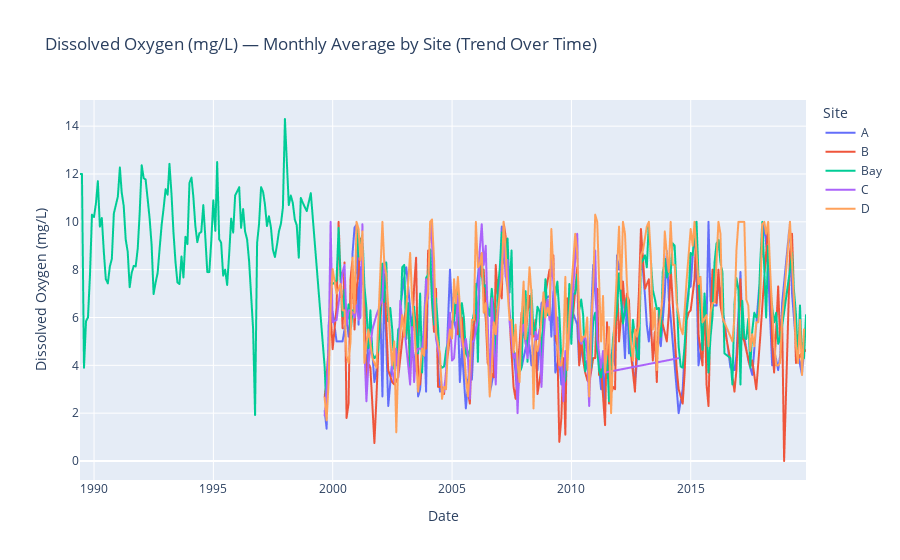

Write notebook code for a chart like this one.
### Code cell
# look at Dissolved Oxygen trend over time (monthly avg makes it smoother)
temp1 = df.dropna(subset=["Read_Date", "Site_Id", "Dissolved_Oxygen_mg/L"]).copy()

# group by site + month, then average
monthly = (
    temp1
    .groupby(["Site_Id", pd.Grouper(key="Read_Date", freq="M")])["Dissolved_Oxygen_mg/L"]
    .mean()
    .reset_index()
    .rename(columns={"Dissolved_Oxygen_mg/L": "DO_mgL"})
)

# line chart, different color for each site
fig = px.line(
    monthly,
    x="Read_Date",
    y="DO_mgL",
    color="Site_Id",
    title="Dissolved Oxygen (mg/L) — Monthly Average by Site (Trend Over Time)",
    labels={"Read_Date": "Date", "DO_mgL": "Dissolved Oxygen (mg/L)", "Site_Id": "Site"}
)
fig.update_layout(height=450)
fig.show()

### Figure 1 — Plotly figure (JSON) as saved in the notebook; plotly's stock layout.template omitted (floating-point values rounded to 4 significant figures; data arrays with more than 128 entries replaced by an {"elided": "..."} marker saying what was removed)
{"data": [{"hovertemplate": "Site=A<br>Date=%{x}<br>Dissolved Oxygen (mg/L)=%{y}<extra></extra>", "legendgroup": "A", "line": {"color": "#636efa", "dash": "solid"}, "marker": {"symbol": "circle"}, "mode": "lines", "name": "A", "showlegend": true, "type": "scattergl", "x": {"elided": "176 str values"}, "xaxis": "x", "y": {"elided": "176 float values"}, "yaxis": "y"}, {"hovertemplate": "Site=B<br>Date=%{x}<br>Dissolved Oxygen (mg/L)=%{y}<extra></extra>", "legendgroup": "B", "line": {"color": "#EF553B", "dash": "solid"}, "marker": {"symbol": "circle"}, "mode": "lines", "name": "B", "showlegend": true, "type": "scattergl", "x": {"elided": "186 str values"}, "xaxis": "x", "y": {"elided": "186 float values"}, "yaxis": "y"}, {"hovertemplate": "Site=Bay<br>Date=%{x}<br>Dissolved Oxygen (mg/L)=%{y}<extra></extra>", "legendgroup": "Bay", "line": {"color": "#00cc96", "dash": "solid"}, "marker": {"symbol": "circle"}, "mode": "lines", "name": "Bay", "showlegend": true, "type": "scattergl", "x": {"elided": "348 str values"}, "xaxis": "x", "y": {"elided": "348 float values"}, "yaxis": "y"}, {"hovertemplate": "Site=C<br>Date=%{x}<br>Dissolved Oxygen (mg/L)=%{y}<extra></extra>", "legendgroup": "C", "line": {"color": "#ab63fa", "dash": "solid"}, "marker": {"symbol": "circle"}, "mode": "lines", "name": "C", "showlegend": true, "type": "scattergl", "x": ["1999-08-31T00:00:00", "1999-09-30T00:00:00", "1999-10-31T00:00:00", "1999-11-30T00:00:00", "1999-12-31T00:00:00", "2000-02-29T00:00:00", "2000-05-31T00:00:00", "2000-06-30T00:00:00", "2000-07-31T00:00:00", "2000-08-31T00:00:00", "2000-09-30T00:00:00", "2000-10-31T00:00:00", "2000-11-30T00:00:00", "2000-12-31T00:00:00", "2001-01-31T00:00:00", "2001-02-28T00:00:00", "2001-03-31T00:00:00", "2001-04-30T00:00:00", "2001-05-31T00:00:00", "2001-06-30T00:00:00", "2001-08-31T00:00:00", "2001-10-31T00:00:00", "2002-01-31T00:00:00", "2002-02-28T00:00:00", "2002-03-31T00:00:00", "2002-05-31T00:00:00", "2002-06-30T00:00:00", "2002-07-31T00:00:00", "2002-08-31T00:00:00", "2002-09-30T00:00:00", "2002-10-31T00:00:00", "2002-11-30T00:00:00", "2002-12-31T00:00:00", "2003-03-31T00:00:00", "2003-04-30T00:00:00", "2003-05-31T00:00:00", "2003-06-30T00:00:00", "2003-07-31T00:00:00", "2003-09-30T00:00:00", "2003-10-31T00:00:00", "2003-11-30T00:00:00", "2003-12-31T00:00:00", "2004-01-31T00:00:00", "2004-02-29T00:00:00", "2004-03-31T00:00:00", "2004-04-30T00:00:00", "2004-06-30T00:00:00", "2004-07-31T00:00:00", "2004-08-31T00:00:00", "2004-09-30T00:00:00", "2004-10-31T00:00:00", "2004-11-30T00:00:00", "2004-12-31T00:00:00", "2005-01-31T00:00:00", "2005-02-28T00:00:00", "2005-03-31T00:00:00", "2005-05-31T00:00:00", "2005-06-30T00:00:00", "2005-07-31T00:00:00", "2005-08-31T00:00:00", "2005-09-30T00:00:00", "2005-10-31T00:00:00", "2005-11-30T00:00:00", "2006-01-31T00:00:00", "2006-02-28T00:00:00", "2006-03-31T00:00:00", "2006-04-30T00:00:00", "2006-05-31T00:00:00", "2006-07-31T00:00:00", "2006-08-31T00:00:00", "2006-09-30T00:00:00", "2006-10-31T00:00:00", "2006-11-30T00:00:00", "2007-02-28T00:00:00", "2007-03-31T00:00:00", "2007-04-30T00:00:00", "2007-05-31T00:00:00", "2007-06-30T00:00:00", "2007-07-31T00:00:00", "2007-08-31T00:00:00", "2007-09-30T00:00:00", "2007-10-31T00:00:00", "2007-11-30T00:00:00", "2007-12-31T00:00:00", "2008-02-29T00:00:00", "2008-03-31T00:00:00", "2008-04-30T00:00:00", "2008-05-31T00:00:00", "2008-06-30T00:00:00", "2008-07-31T00:00:00", "2008-08-31T00:00:00", "2008-09-30T00:00:00", "2008-10-31T00:00:00", "2008-11-30T00:00:00", "2008-12-31T00:00:00", "2009-01-31T00:00:00", "2009-02-28T00:00:00", "2009-03-31T00:00:00", "2009-04-30T00:00:00", "2009-05-31T00:00:00", "2009-06-30T00:00:00", "2009-07-31T00:00:00", "2009-08-31T00:00:00", "2009-09-30T00:00:00", "2009-10-31T00:00:00", "2009-11-30T00:00:00", "2009-12-31T00:00:00", "2010-03-31T00:00:00", "2010-04-30T00:00:00", "2010-05-31T00:00:00", "2010-06-30T00:00:00", "2010-07-31T00:00:00", "2010-08-31T00:00:00", "2010-09-30T00:00:00", "2010-11-30T00:00:00", "2010-12-31T00:00:00", "2011-01-31T00:00:00", "2011-03-31T00:00:00", "2011-04-30T00:00:00", "2011-05-31T00:00:00", "2014-06-30T00:00:00"], "xaxis": "x", "y": [1.9, 3.05, 4.6, 10, 5.8, 5.9, 7.9, 8.2, 5.7, 6.3, 6.3, 6.2, 6, 6.5, 5.9, 6, 9.9, 4.8, 2.5, 4, 5.5, 6.1, 6.8, 8.4, 7.7, 5.15, 3.8, 3.3, 4.7, 3.5, 6.7, 5.8, 5.6, 3.2, 5.6, 3.3, 4.5, 4.7, 4.7, 5.6, 7.6, 6.8, 10, 9.1, 6.7, 5.1, 4.2, 3, 2.9, 3.6, 5.3, 6.2, 4.2, 4.3, 5.3, 6.9, 4.8, 4.6, 5.1, 4.4, 2.6, 5, 5, 5.9, 8.8, 9.9, 8.2, 9, 2.7, 6.8, 5.2, 3.2, 5.9, 9.3, 7.7, 8.4, 5.8, 5.1, 4.3, 4.5, 2, 4.3, 5.3, 5.7, 4.3, 5.2, 6.5, 2.3, 5.4, 5.1, 5.5, 3.1, 5.1, 6.3, 6.75, 5.9, 8.4, 7.5, 5.3, 6, 3.9, 4.2, 2.5, 4.6, 4.2, 5.3, 6.3, 9.5, 5.1, 4.9, 5.1, 5.2, 4.5, 2.3, 7.3, 8.8, 5.1, 3.9, 4.6, 3.7, 4.3], "yaxis": "y"}, {"hovertemplate": "Site=D<br>Date=%{x}<br>Dissolved Oxygen (mg/L)=%{y}<extra></extra>", "legendgroup": "D", "line": {"color": "#FFA15A", "dash": "solid"}, "marker": {"symbol": "circle"}, "mode": "lines", "name": "D", "showlegend": true, "type": "scattergl", "x": {"elided": "213 str values"}, "xaxis": "x", "y": {"elided": "213 float values"}, "yaxis": "y"}], "layout": {"autosize": true, "legend": {"title": {"text": "Site"}, "tracegroupgap": 0}, "title": {"text": "Dissolved Oxygen (mg/L) — Monthly Average by Site (Trend Over Time)"}, "xaxis": {"anchor": "y", "autorange": true, "domain": [0, 1], "range": ["1989-05-31", "2019-10-31"], "title": {"text": "Date"}, "type": "date"}, "yaxis": {"anchor": "x", "autorange": true, "domain": [0, 1], "range": [-0.7944, 15.09], "title": {"text": "Dissolved Oxygen (mg/L)"}, "type": "linear"}}}
